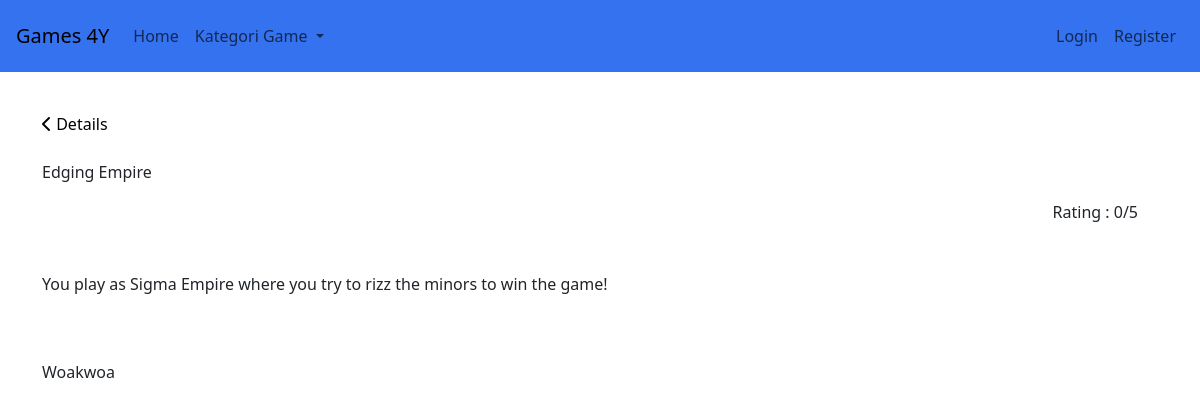
Screenshot of /ui/detail.php?gameID=5 with the database file from the repository.
### tables this page shows
CREATE TABLE `game` (
  `gameID` int(11) NOT NULL,
  `genreID` int(11) DEFAULT NULL,
  `platformID` int(11) DEFAULT NULL,
  `nama` varchar(255) NOT NULL,
  `deskripsi` varchar(1000) DEFAULT 'Wutdehel',
  `rating` int(1) DEFAULT 0,
  `komentar` varchar(5000) DEFAULT NULL
);

### ui/detail.php (the view, shortened to what this page needs)
<?php
include '../db/koneksi.php';
$game = isset($_GET['gameID']) ? $_GET['gameID'] : '1';
$query_game = "SELECT game.gameID as id, game.platformID as platID,
                      game.nama as nama, game.deskripsi, genre.nama as genre,
                      game.komentar, game.rating
               FROM game
               JOIN genre ON game.genreID = genre.genreID
               JOIN platform ON game.platformID = platform.id
               AND game.gameID = ?";
$stmt_game = $conn->prepare($query_game);
$stmt_game->bind_param('s', $game);
$stmt_game->execute();
$result_game = $stmt_game->get_result();
$row_game = mysqli_fetch_assoc($result_game);
?>
<!DOCTYPE html>
<html>
<head>
    <link rel="stylesheet" href="../css/detail.css">
</head>
<body>
    <?php
    include 'navbar.php';
    ?>
    <div class="container mt-5 pt-5">
        <div class="row mt-3">
            <div class="col">
                <a href="game.php" class="riz"><i class="fa-solid fa-chevron-left"></i> Details</a>
            </div>
        </div>
        <div class="row mt-4">
            <div class="col">
                <p class="title">
                    <?php echo $row_game['nama'];?>
                </p>
            </div>
        </div>
        <div class="row top-0 me-2">
            <div class="col top-0 right">
                Rating : <?php echo $row_game['rating'];?>/5
            </div>
        </div>
        <div class="row mt-5">
            <p><?php
            echo $row_game['deskripsi'];
            ?>
            </p>
        </div>
        <div class="row mt-5">
            <p><?php
            echo $row_game['komentar'];
            ?>
            </p>
        </div>
    </div>
</body>
</html>

### css/detail.css (style rules this page uses)
html, body { overflow-x: hidden; }
body { min-height: 100vh; display: grid; }
.riz { color: black; text-decoration: none; }
.right { text-align: right; }

### rows the page displays
game: nama "Edging Empire", rating "0", deskripsi "You play as Sigma Empire where you try to rizz the minors to win the game!", komentar "Woakwoa"
